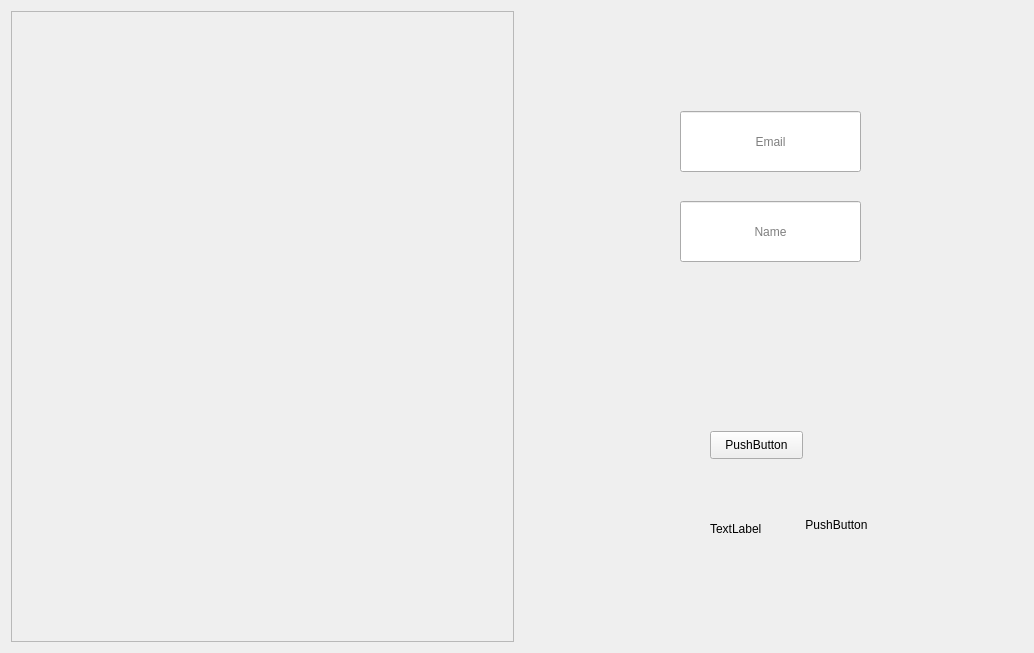
<?xml version="1.0" encoding="UTF-8"?>
<ui version="4.0">
 <class>Form</class>
 <widget class="QWidget" name="Form">
  <property name="geometry">
   <rect>
    <x>0</x>
    <y>0</y>
    <width>1034</width>
    <height>653</height>
   </rect>
  </property>
  <property name="windowTitle">
   <string>Form</string>
  </property>
  <layout class="QHBoxLayout" name="horizontalLayout">
   <item>
    <widget class="QFrame" name="frame">
     <property name="styleSheet">
      <string notr="true">background-image: url(:/login/resources/images/ss.jpg);</string>
     </property>
     <property name="frameShape">
      <enum>QFrame::StyledPanel</enum>
     </property>
     <property name="frameShadow">
      <enum>QFrame::Raised</enum>
     </property>
    </widget>
   </item>
   <item>
    <widget class="QWidget" name="widget" native="true">
     <widget class="QLineEdit" name="lineEdit_2">
      <property name="geometry">
       <rect>
        <x>160</x>
        <y>190</y>
        <width>181</width>
        <height>61</height>
       </rect>
      </property>
      <property name="alignment">
       <set>Qt::AlignCenter</set>
      </property>
      <property name="placeholderText">
       <string>Name</string>
      </property>
     </widget>
     <widget class="QPushButton" name="pushButton">
      <property name="geometry">
       <rect>
        <x>190</x>
        <y>420</y>
        <width>93</width>
        <height>28</height>
       </rect>
      </property>
      <property name="text">
       <string>PushButton</string>
      </property>
     </widget>
     <widget class="QLineEdit" name="lineEdit">
      <property name="geometry">
       <rect>
        <x>160</x>
        <y>100</y>
        <width>181</width>
        <height>61</height>
       </rect>
      </property>
      <property name="alignment">
       <set>Qt::AlignCenter</set>
      </property>
      <property name="placeholderText">
       <string>Email</string>
      </property>
     </widget>
     <widget class="QLabel" name="label_2">
      <property name="geometry">
       <rect>
        <x>190</x>
        <y>510</y>
        <width>55</width>
        <height>16</height>
       </rect>
      </property>
      <property name="text">
       <string>TextLabel</string>
      </property>
     </widget>
     <widget class="QPushButton" name="pushButton_2">
      <property name="geometry">
       <rect>
        <x>270</x>
        <y>500</y>
        <width>93</width>
        <height>28</height>
       </rect>
      </property>
      <property name="styleSheet">
       <string notr="true">QPushButton{
	border:none;
}</string>
      </property>
      <property name="text">
       <string>PushButton</string>
      </property>
     </widget>
    </widget>
   </item>
  </layout>
 </widget>
 <resources>
  <include location="resources_vec.qrc"/>
 </resources>
 <connections/>
</ui>
